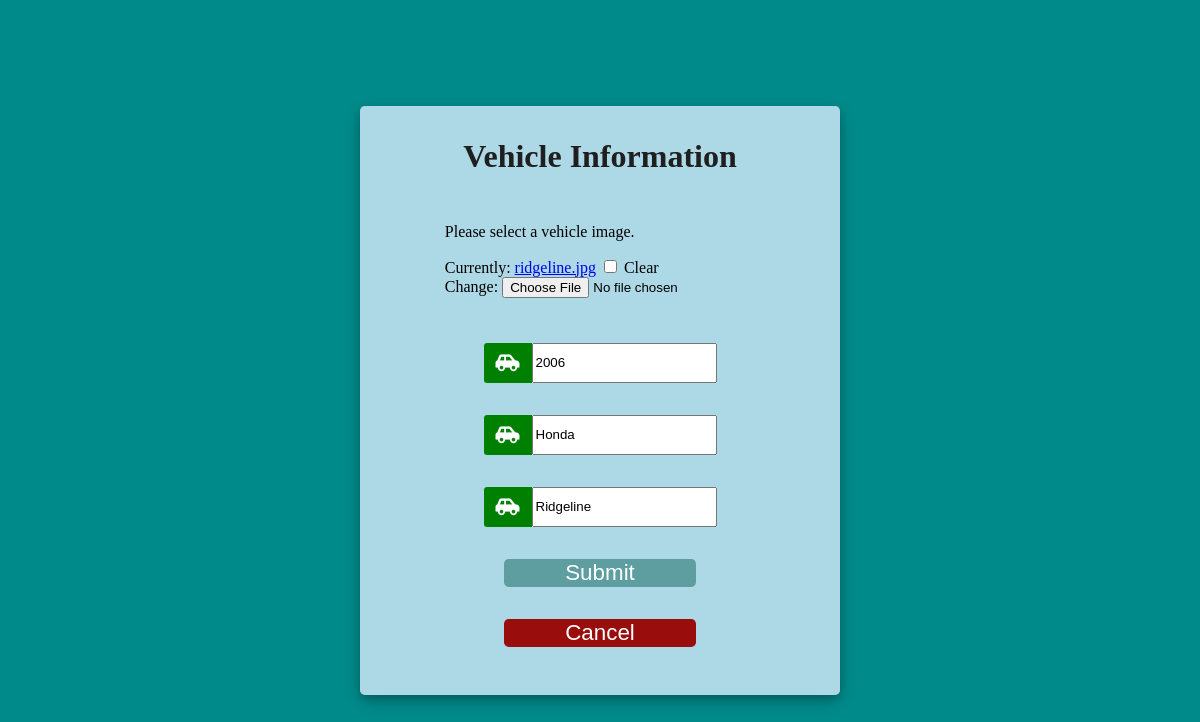
The app's page /update-vehicle/18/ (signed in) with its own data.
### app/models.py (models this page shows, shortened)
class Vehicle(models.Model):
    profile = models.ForeignKey(
        Profile, verbose_name="user_profile", on_delete=models.CASCADE, default=""
    )
    vehicle_image = models.ImageField(default="car.png", null=True, blank=True)
    year = models.CharField(max_length=4)
    make = models.CharField(max_length=50)
    model = models.CharField(max_length=50)

### app/decorators.py (the view)
        def wrapper_func(request, *args, **kwargs):
            group = None
            if request.user.groups.exists():
                group = request.user.groups.all()[0].name
            if group in allowed_roles:
                return view_func(request, *args, **kwargs)
            else:
                return HttpResponse("Not Authorized")

### app/forms.py
class AddVehicleForm(ModelForm):
    class Meta:
        model = Vehicle
        fields = ["year", "make", "model", "vehicle_image"]

### app/views.py (called while the page is built)
@login_required(login_url="login")
@authorized_user(allowed_roles=["rentor"])
def update_vehicle(request, pk):
    vehicle = Vehicle.objects.get(id=pk)
    form = AddVehicleForm(instance=vehicle)
    if request.method == "POST":
        form = AddVehicleForm(request.POST, request.FILES, instance=vehicle)
        if form.is_valid():
            form.save()
            return redirect("garage")
    context = {"form": form}
    return render(request, "add_vehicle.html", context)

### app/templates/add_vehicle.html (shortened to what this page needs)
{% extends "home.html" %} {% block content %}
<div id="add_vehicle_page_container">
  <form
    method="POST"
    action=""
    id="add_vehicle_form_container"
    enctype="multipart/form-data"
  >
    <div id="add_vehicle_form_header">
      <p>Vehicle Information</p>
    </div>
    <div id="add_vehicle_form_image_container">
      <div class="image_input_container">
        <p>Please select a vehicle image.</p>
        {{form.vehicle_image}}
      </div>
    </div>
    <div id="add_vehicle_form_year_input_container">
      <div class="select_icon_container">
        <i class="fas fa-car-side"></i>
      </div>
      <div class="input_container">{{form.year}}</div>
    </div>
    <div id="add_vehicle_form_make_input_container">
      <div class="select_icon_container">
        <i class="fas fa-car-side"></i>
      </div>
      <div class="input_container">{{form.make}}</div>
    </div>
    <div id="add_vehicle_form_model_input_container">
      <div class="select_icon_container">
        <i class="fas fa-car-side"></i>
      </div>
      <div class="input_container">{{form.model}}</div>
    </div>
    <button type="submit" id="add_vehicle_form_submit_button">Submit</button>
    <button id="add_vehicle_form_cancel_button">
      <span><a href="{% url 'garage' %}" class="cancel">Cancel</a></span>
    </button>
  </form>
</div>
{% endblock content %}

### app/static/styles.css (style rules this page uses)
body { background-color: darkcyan; margin: 0 }
#add_vehicle_page_container { display: flex; flex-direction: column; justify-content: center; align-items: center; height: 100vh; }
#add_vehicle_form_container { display: flex; flex-direction: column; background-color: lightblue; width: 40%; height: fit-content; justify-content: center; align-items: center; padding-top:2rem; padding-bottom: 1rem; border-radius: .3rem; box-shadow: 0 4px 8px 0 rgba(0, 0, 0, 0.2), 0 6px 20px 0 rgba(0, 0, 0, 0.19); }
#add_vehicle_form_header > p { font-size: 2rem; margin: 0; padding: 0; color: rgb(32, 31, 31); font-weight: 800; }
#add_vehicle_form_image_container { display: flex; height: 2.5rem; padding-top: 2rem; padding-bottom: 4rem; }
#add_vehicle_form_year_input_container { display: flex; height: 2.5rem; padding-top: 2rem; }
#add_vehicle_form_make_input_container { display: flex; height: 2.5rem; padding-top: 2rem; }
#add_vehicle_form_model_input_container { display: flex; height: 2.5rem; padding-top: 2rem; padding-bottom: 2rem; }
#add_vehicle_form_submit_button { height: 15%; width: 40%; background-color: cadetblue; color: white; border: none; border-radius: .3rem; font-size: 1.4rem; cursor: pointer; margin-bottom: 2rem; }
.input_container { display: flex; height: 2.5rem; padding: 0; }
#add_vehicle_form_cancel_button { height: 15%; width: 40%; background-color: rgb(154, 13, 13); color: white; border: none; border-radius: .3rem; font-size: 1.4rem; cursor: pointer; margin-bottom: 2rem; }
.cancel { display: flex; width: 100%; height: 100%; justify-content: center; align-items: center; text-decoration: none; color: white; }
.select_icon_container { display: flex; height: 100%; background-color: green; color: white; justify-content: center; align-items: center; font-size: 1.2rem; width: 3rem; border-radius: .2rem 0 0 .2rem; padding: 0; }

### records on screen
Vehicle: year "2006", make "Honda", model "Ridgeline"
